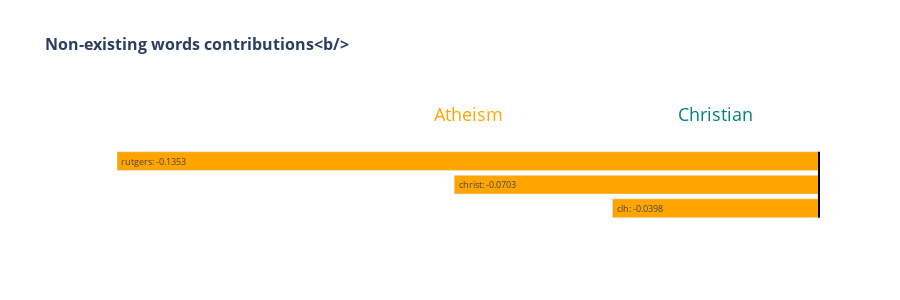
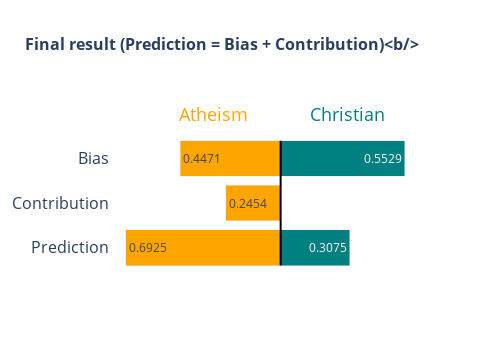

The notebook cell these images were saved under, in order:
### Code cell
ind = 54
tv.visualize_normal(columnNames, biases[ind], predictions[ind], exps[ind], classNames)

### Figure 1 — Plotly figure (JSON) as saved in the notebook; plotly's stock layout.template omitted (floating-point values rounded to 4 significant figures)
{"data": [{"base": 0, "marker": {"color": ["orange", "orange", "orange"]}, "name": "Contributions", "orientation": "h", "text": ["clh: -0.0398", "christ: -0.0703", "rutgers: -0.1353"], "textposition": "auto", "type": "bar", "x": [-0.03981, -0.07031, -0.1353], "y": ["clh", "christ", "rutgers"]}], "layout": {"annotations": [{"font": {"color": "teal", "size": 18}, "showarrow": false, "text": "Christian", "x": -0.0199, "y": 4}, {"font": {"color": "orange", "size": 18}, "showarrow": false, "text": "Atheism", "x": -0.06764, "y": 4}], "autosize": false, "height": 300, "plot_bgcolor": "rgba(0,0,0,0)", "shapes": [{"line": {"color": "Black", "width": 2}, "type": "line", "x0": 0, "x1": 0, "y0": -0.4, "y1": 2.4}], "title": {"font": {"size": 16}, "text": "<b>Non-existing words contributions<b/>"}, "xaxis": {"showticklabels": false}, "yaxis": {"showticklabels": false}}}

### Figure 2 — Plotly figure (JSON) as saved in the notebook; plotly's stock layout.template omitted (floating-point values rounded to 4 significant figures)
{"data": [{"base": 0, "marker": {"color": "teal"}, "orientation": "h", "text": ["0.3075", "0.0000", "0.5529"], "textposition": "auto", "type": "bar", "x": [0.3075, 0, 0.5529], "y": ["Prediction", "Contribution", "Bias"]}, {"base": 0, "marker": {"color": "orange"}, "orientation": "h", "text": ["0.6925", "0.2454", "0.4471"], "textposition": "auto", "type": "bar", "x": [-0.6925, -0.2454, -0.4471], "y": ["Prediction", "Contribution", "Bias"]}], "layout": {"annotations": [{"font": {"color": "teal", "size": 18}, "showarrow": false, "text": "Christian", "x": 0.3, "y": 3}, {"font": {"color": "orange", "size": 18}, "showarrow": false, "text": "Atheism", "x": -0.3, "y": 3}], "autosize": false, "barmode": "stack", "height": 350, "plot_bgcolor": "rgba(0,0,0,0)", "shapes": [{"line": {"color": "Black", "width": 2}, "type": "line", "x0": 0, "x1": 0, "y0": -0.4, "y1": 2.4}], "showlegend": false, "title": {"font": {"size": 16}, "text": "<b>Final result (Prediction = Bias + Contribution)<b/>"}, "width": 500, "xaxis": {"showticklabels": false}, "yaxis": {"tickfont": {"size": 16}}}}
